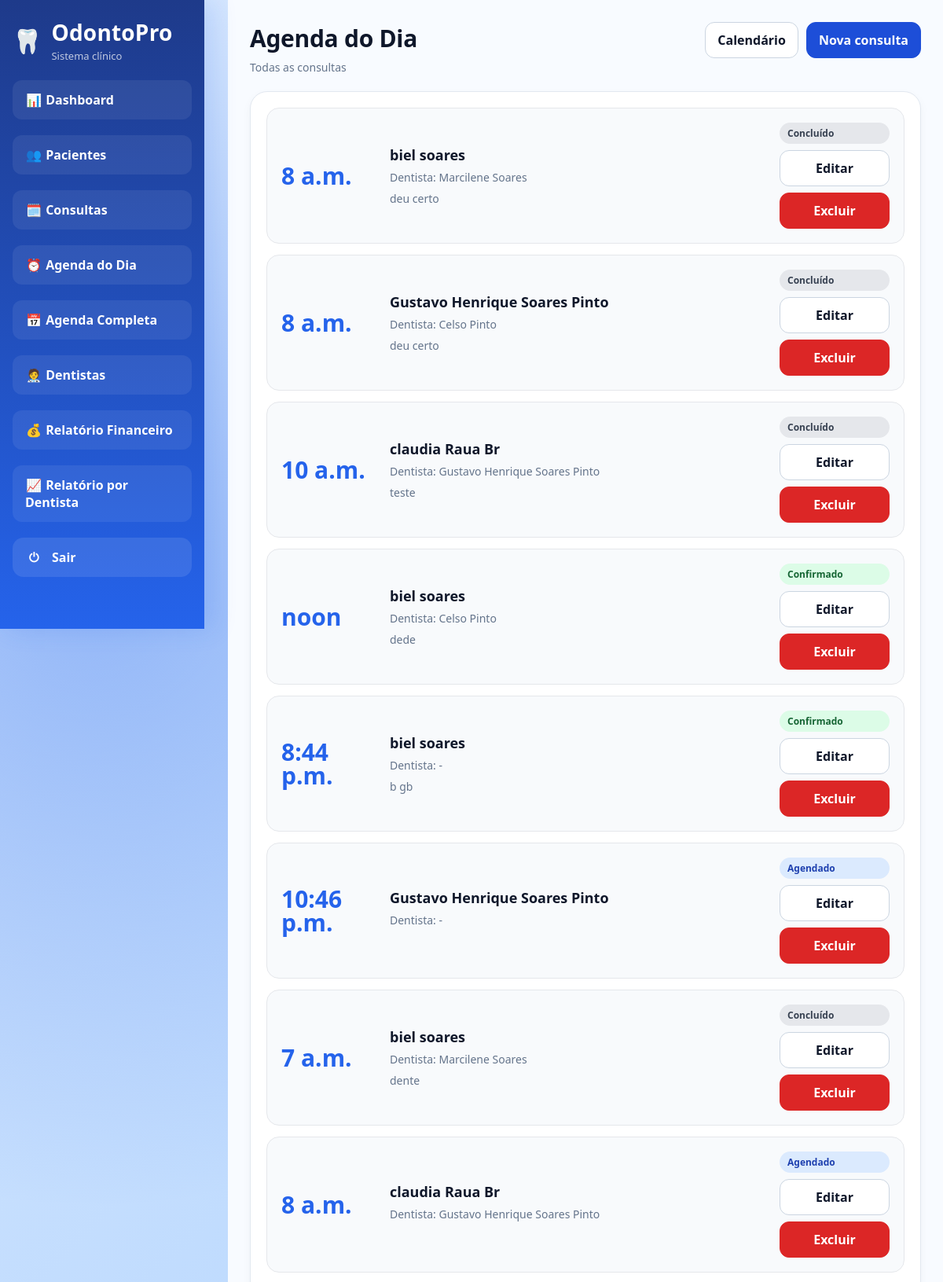
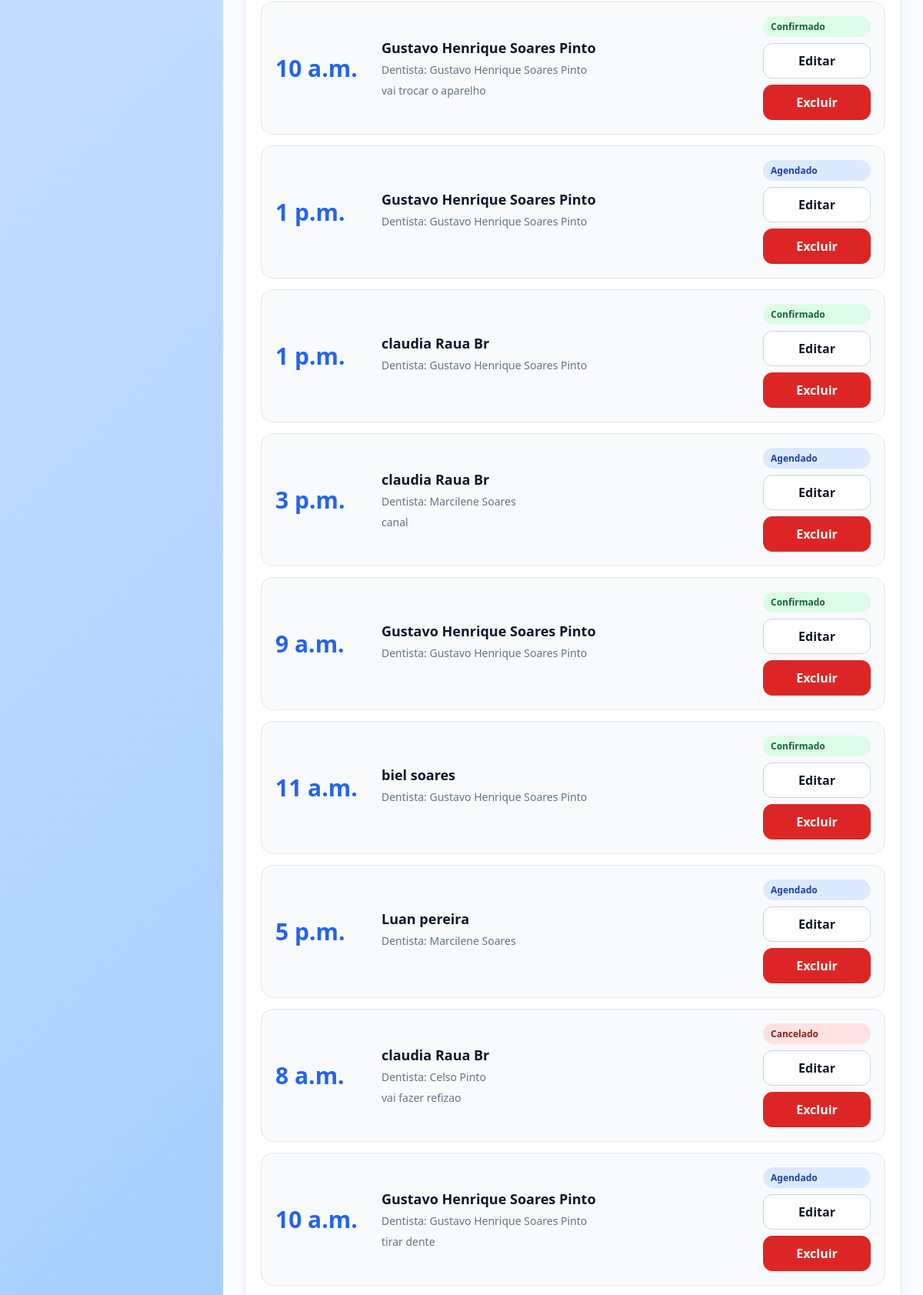
/consultas/ (signed in, upper part), run on the app's committed database (2 pictures, top to bottom).
### core/models.py (models this page shows, shortened)
class Consulta(models.Model):
    STATUS_CHOICES = [
        ("agendado", "Agendado"),
        ("confirmado", "Confirmado"),
        ("concluido", "Concluído"),
        ("cancelado", "Cancelado"),
    ]
    DURACAO_CHOICES = [
        (30, "30 minutos"),
        (60, "60 minutos"),
        (90, "90 minutos"),
        (120, "120 minutos"),
    ]
    paciente = models.ForeignKey(
        Paciente,
        on_delete=models.CASCADE,
        related_name="consultas"
    )
    dentista = models.ForeignKey(
        Dentista,
        on_delete=models.SET_NULL,
        null=True,
        blank=True,
        related_name="consultas"
    )
    sala = models.ForeignKey(
        Sala,
        on_delete=models.SET_NULL,
        null=True,
        blank=True,
        related_name="consultas"
    )
    data = models.DateField()
    hora = models.TimeField()
    duracao_minutos = models.PositiveIntegerField(
        choices=DURACAO_CHOICES,
        default=60
    )
    observacoes = models.TextField(blank=True, null=True)
    status = models.CharField(
        max_length=20,
        choices=STATUS_CHOICES,
        default="agendado"
    )
    criado_em = models.DateTimeField(auto_now_add=True)
    valor = models.DecimalField(
        max_digits=10,
        decimal_places=2,
        default=0,
        help_text="Valor cobrado pela consulta/procedimento"
    )

class Paciente(models.Model):
    nome = models.CharField(max_length=120)
    cpf = models.CharField(max_length=14, unique=True)
    telefone = models.CharField(max_length=20, blank=True, null=True)
    data_nascimento = models.DateField(blank=True, null=True)
    endereco = models.CharField(max_length=255, blank=True, null=True)
    observacoes = models.TextField(blank=True, null=True)
    data_cadastro = models.DateTimeField(auto_now_add=True)

class Dentista(models.Model):
    nome = models.CharField(max_length=120)
    cro = models.CharField(max_length=20, blank=True, null=True)
    telefone = models.CharField(max_length=20, blank=True, null=True)
    email = models.EmailField(blank=True, null=True)
    ativo = models.BooleanField(default=True)
    def __str__(self):
        return self.nome

### core/views.py (the view)
# urls.py: path("consultas/", views.lista_consultas, name="lista_consultas"),
@login_required
@login_required
def lista_consultas(request):
    if not (eh_admin(request.user) or eh_recepcao(request.user) or eh_dentista(request.user)):
        raise PermissionDenied
    consultas = (
        Consulta.objects.select_related("paciente", "dentista", "sala")
        .order_by("data", "hora")
    )
    data_filtro = (request.GET.get("data") or "").strip()
    status = (request.GET.get("status") or "").strip()
    busca = (request.GET.get("busca") or "").strip()
    if data_filtro:
        consultas = consultas.filter(data=data_filtro)
    if status:
        consultas = consultas.filter(status=status)
    if busca:
        consultas = consultas.filter(
            Q(paciente__nome__icontains=busca) |
            Q(dentista__nome__icontains=busca) |
            Q(status__icontains=busca)
        )
    consultas = _aplicar_cor_dentista(consultas)
    return render(request, "core/consultas/listar.html", {
        "consultas": consultas,
        "data": data_filtro,
        "status": status,
        "busca": busca,
    })

### core/templatetags/core_extras.py (called while the page is built)
@register.filter
def has_group(user, group_name):
    return user.groups.filter(name=group_name).exists()

### core/views.py (called while the page is built)
def eh_admin(user):
    return user.is_authenticated and user.groups.filter(name="Administrador").exists()

def _get_cor_dentista(dentista):
    if not dentista:
        return "#94a3b8"
    return CORES_DENTISTAS[(dentista.id - 1) % len(CORES_DENTISTAS)]

def _aplicar_cor_dentista(consultas):
    for consulta in consultas:
        consulta.cor_dentista = _get_cor_dentista(consulta.dentista)
    return consultas

### core/templates/core/consultas/listar.html
{% extends 'core/base.html' %}
{% block content %}
<div class="page-header">
  <div>
    <h1 class="title">Agenda do Dia</h1>
    {% if data %}
    <p class="subtitle">{{ data|date:"d/m/Y" }}</p>
    {% else %}
    <p class="subtitle">Todas as consultas</p>
    {% endif %}
  </div>
  <div class="header-actions">
    <a class="btn btn-ghost" href="{% url 'calendario_consultas' %}">Calendário</a>
    <a class="btn" href="{% url 'cadastrar_consulta' %}">Nova consulta</a>
  </div>
</div>
<div class="card">
{% if consultas %}
<div style="display:flex; flex-direction:column; gap:14px;">
{% for consulta in consultas %}
<div style="
display:grid;
grid-template-columns: 120px 1fr auto;
gap:18px;
align-items:center;
padding:18px;
border:1px solid #e5e7eb;
border-radius:16px;
background:#f8fafc;
">
<div>
<div style="
font-size:30px;
font-weight:800;
color:#2563eb;
line-height:1;
">
{{ consulta.hora }}
</div>
</div>
<div>
<div style="
font-size:18px;
font-weight:800;
color:#0f172a;
margin-bottom:6px;
">
{{ consulta.paciente.nome }}
</div>
<div class="subtitle" style="margin-bottom:6px;">
Dentista: {{ consulta.dentista|default:"-" }}
</div>
{% if consulta.observacoes %}
<div class="subtitle">
{{ consulta.observacoes }}
</div>
{% endif %}
</div>
<div style="display:flex; flex-direction:column; gap:8px; min-width:140px;">
{% if consulta.status == "agendado" %}
<span class="badge badge-blue">Agendado</span>
{% elif consulta.status == "confirmado" %}
<span class="badge badge-green">Confirmado</span>
{% elif consulta.status == "cancelado" %}
<span class="badge badge-red">Cancelado</span>
{% else %}
<span class="badge badge-gray">Concluído</span>
{% endif %}
<a class="btn btn-ghost" href="{% url 'editar_consulta' consulta.pk %}">
Editar
</a>
<a class="btn btn-danger" href="{% url 'deletar_consulta' consulta.pk %}">
Excluir
</a>
</div>
</div>
{% endfor %}
</div>
{% else %}
<p class="muted">Nenhuma consulta encontrada.</p>
{% endif %}
</div>
{% endblock %}

### core/static/core/css/style.css (style rules this page uses)
* { box-sizing: border-box; }
:root { --bg: #f4f7fb; --bg-soft: #eef3f9; --surface: #ffffff; --surface-alt: #f8fbff; --border: #e2e8f0; --border-strong: #cbd5e1; --text: #0f172a; --text-soft: #64748b; --primary: #1d4ed8; --primary-soft: #eff6ff; --primary-border: #bfdbfe; --sidebar-start: #0b2b5a; --sidebar-end: #0d4ea1; --success-bg: #dcfce7; --success-text: #166534; --danger-bg: #fee2e2; --danger-text: #991b1b; --neutral-bg: #e5e7eb; --neutral-text: #374151; --warning-bg: #fef3c7; --warning-text: #92400e; --shadow-sm: 0 4px 12px rgba(15, 23, 42, 0.04); --shadow-md: 0 10px 24px rgba(15, 23, 42, 0.06); --radius-md: 14px; --radius-lg: 18px; --radius-xl: 22px; }
body { margin: 0; font-family: Arial, Helvetica, sans-serif; color: var(--text); background: linear-gradient(180deg, #edf3f9 0%, #f7f9fc 100%); }
a { color: inherit; text-decoration: none; }
h1, .title { margin: 0; font-size: 30px; font-weight: 800; letter-spacing: -0.3px; }
.subtitle { margin: 6px 0 0; font-size: 14px; line-height: 1.5; color: var(--text-soft); }
.page-header { display: flex; align-items: flex-start; justify-content: space-between; gap: 16px; margin-bottom: 20px; }
.header-actions, .actions { display: flex; flex-wrap: wrap; gap: 10px; }
.card, .card-form { padding: 20px; background: var(--surface); border: 1px solid var(--border); border-radius: var(--radius-xl); box-shadow: var(--shadow-sm); }
.card { flex: 1; min-width: 220px; }
.btn { display: inline-flex; align-items: center; justify-content: center; padding: 11px 15px; font-weight: 800; color: #fff; cursor: pointer; background: var(--primary); border: 1px solid var(--primary); border-radius: 12px; transition: transform 0.2s ease, opacity 0.2s ease, background 0.2s ease; }
.btn-ghost { color: var(--text); background: #fff; border-color: var(--border-strong); }
.btn-danger { color: #fff; background: #dc2626; border-color: #dc2626; }
.badge { display: inline-block; padding: 5px 10px; font-size: 12px; font-weight: 800; border-radius: 999px; }
.badge-blue { color: #1e40af; background: #dbeafe; }
.badge-green { color: #166534; background: #dcfce7; }
.badge-red { color: #991b1b; background: #fee2e2; }
.badge-gray { color: #374151; background: #e5e7eb; }
html, body { min-height: 100%; margin: 0; padding: 0; }
body { font-family: 'Segoe UI', sans-serif; color: #0f172a; background: radial-gradient(circle at 10% 20%, rgba(37, 99, 235, 0.35), transparent 25%), radial-gradient(circle at 90% 80%, rgba(59, 130, 246, 0.25), transparent 25%), linear-gradient(135deg, #dbeafe 0%, #bfdbfe 40%, #93c5fd 100%); }

### data on the page
Consulta: hora "8 a.m.", paciente.nome "biel soares", dentista "Marcilene Soares", observacoes "deu certo", status "Concluído"
Consulta: hora "8 a.m.", paciente.nome "Gustavo Henrique Soares Pinto", dentista "Celso Pinto", observacoes "deu certo", status "Concluído"
Consulta: hora "10 a.m.", paciente.nome "claudia Raua Br", dentista "Gustavo Henrique Soares Pinto", observacoes "teste", status "Concluído"
Consulta: hora "noon", paciente.nome "biel soares", dentista "Celso Pinto", observacoes "dede", status "Confirmado"
Consulta: hora "8:44 p.m.", paciente.nome "biel soares", dentista "-", observacoes "b gb", status "Confirmado"
Consulta: hora "10:46 p.m.", paciente.nome "Gustavo Henrique Soares Pinto", dentista "-", status "Agendado"
Consulta: hora "7 a.m.", paciente.nome "biel soares", dentista "Marcilene Soares", observacoes "dente", status "Concluído"
Consulta: hora "8 a.m.", paciente.nome "claudia Raua Br", dentista "Gustavo Henrique Soares Pinto", status "Agendado"
Consulta: hora "10 a.m.", paciente.nome "Gustavo Henrique Soares Pinto", dentista "Gustavo Henrique Soares Pinto", observacoes "vai trocar o aparelho", status "Confirmado"
Consulta: hora "1 p.m.", paciente.nome "Gustavo Henrique Soares Pinto", dentista "Gustavo Henrique Soares Pinto", status "Agendado"
Consulta: hora "1 p.m.", paciente.nome "claudia Raua Br", dentista "Gustavo Henrique Soares Pinto", status "Confirmado"
Consulta: hora "3 p.m.", paciente.nome "claudia Raua Br", dentista "Marcilene Soares", observacoes "canal", status "Agendado"
Consulta: hora "9 a.m.", paciente.nome "Gustavo Henrique Soares Pinto", dentista "Gustavo Henrique Soares Pinto", status "Confirmado"
Consulta: hora "11 a.m.", paciente.nome "biel soares", dentista "Gustavo Henrique Soares Pinto", status "Confirmado"
Consulta: hora "5 p.m.", paciente.nome "Luan pereira", dentista "Marcilene Soares", status "Agendado"
Consulta: hora "8 a.m.", paciente.nome "claudia Raua Br", dentista "Celso Pinto", observacoes "vai fazer refizao", status "Cancelado"
Consulta: hora "10 a.m.", paciente.nome "Gustavo Henrique Soares Pinto", dentista "Gustavo Henrique Soares Pinto", observacoes "tirar dente", status "Agendado"
